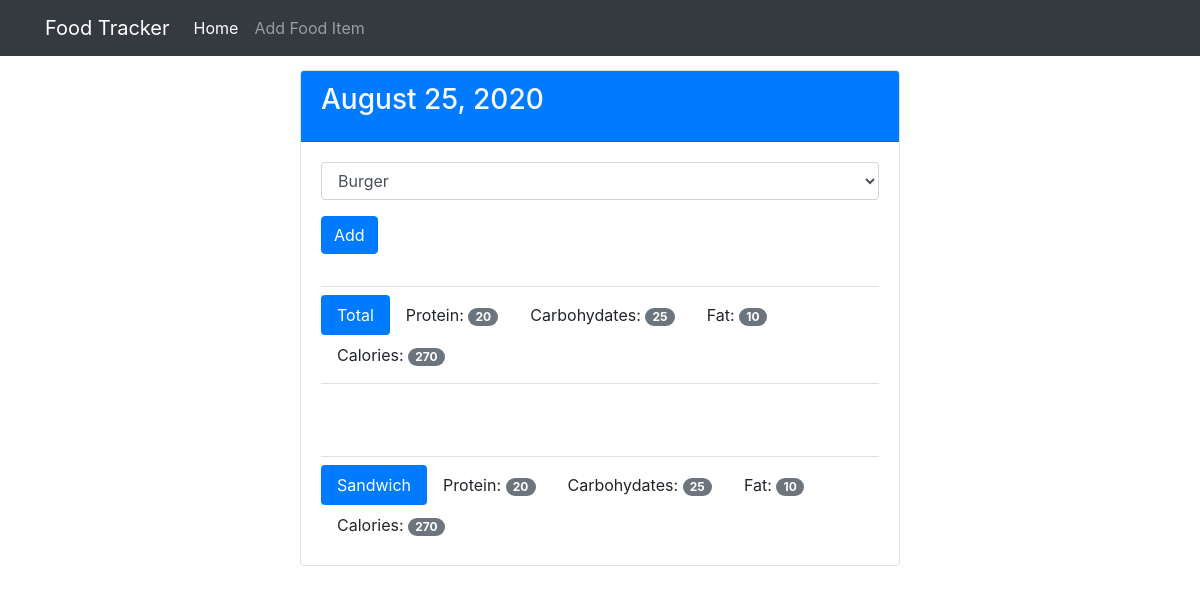
Page /view/20200825 on the committed database.
### tables this page shows
CREATE TABLE food (
	id integer primary key autoincrement,
	name text not null,
	protein integer not null,
	carbohydrates integer not null,
	fat integer not null,
	calories integer not null
);

### views.py (the view)
@app.route('/view/<date>', methods=['GET', 'POST'])
def view(date):
    db = get_db()
    cur = db.execute('select id, entry_date from log_date where entry_date = ?', [date])
    result = cur.fetchone()
    pretty_date = convert_date(result)
    if request.method == 'POST':
        db.execute('insert into food_date (food_id, log_date_id) values (?, ?)', [
            request.form['food-select'], result['id']
        ])
        db.commit()
    food_cur = db.execute('select id, name from food')
    food_results = food_cur.fetchall()
    log_cur = db.execute('select food.name, food.protein, food.carbohydrates, food.fat, food.calories '
                         'from log_date join food_date on food_date.log_date_id = log_date.id '
                         'join food on food.id = food_date.food_id where log_date.entry_date = ?', [date])
    log_results = log_cur.fetchall()
    totals = {}
    for attr in ('protein', 'carbohydrates', 'fat', 'calories'):
        totals[attr] = sum(x[attr] for x in log_results)
    return render_template('day.html', entry_date=result['entry_date'], pretty_date=pretty_date, food_results=food_results,
                           log_results=log_results, totals=totals)

### common_funcs.py (called while the page is built)
def convert_date(date: dict) -> str:
    d = datetime.strptime(str(date['entry_date']), '%Y%m%d')
    pretty_date = datetime.strftime(d, '%B %d, %Y')
    return pretty_date

### database.py (called while the page is built)
def connect_db():
    sql = sqlite3.connect('food_tracker.db')
    sql.row_factory = sqlite3.Row
    return sql

def get_db():
    if not hasattr(g, 'sqlite3_db'):
        g.sqlite_db = connect_db()
    return g.sqlite_db

### templates/day.html (shortened to what this page needs)
{% extends 'base.html' %}
{% block content %}
    <div class="container col-sm-6 col-sm-offset-3" role="main">
      <div class="row">
        <div>
          <div class="card">
            <div class="card-header text-light bg-primary">
              <h3 class="card-title">{{ pretty_date }}</h3>
            </div>
            <div class="card-body">
              <form method="POST" action="{{ url_for('view', date=entry_date) }}">
                <div class="form-group">
                  <select class="form-control" name="food-select">
                    {% for food in food_results %}
                    <option value="{{ food.id }}">{{ food.name }}</option>
                    {% endfor %}
                  </select>
                </div>
                <button type="submit" class="btn btn-primary">Add</button>
              </form>
              <div class="pb-2 mt-4 mb-2 border-bottom"></div>
              <div>
                <ul class="nav nav-pills" role="tablist">
                  <li class="nav-item"><a class="nav-link active">Total</a></li>
                  <li class="nav-item"><a class="nav-link">Protein: <span class="badge badge-pill badge-secondary">{{ totals.protein }}</span></a></li>
                  <li class="nav-item"><a class="nav-link">Carbohydates: <span class="badge badge-pill badge-secondary">{{ totals.carbohydrates }}</span></a></li>
                  <li class="nav-item"><a class="nav-link">Fat: <span class="badge badge-pill badge-secondary">{{ totals.fat }}</span></a></li>
                  <li class="nav-item"><a class="nav-link">Calories: <span class="badge badge-pill badge-secondary">{{ totals.calories }}</span></a></li>
                </ul>
                <div class="pb-2  border-bottom"></div>
              </div>
            </div>
            {% for food in log_results %}
            <div class="card-body">
              <div class="pb-2 mt-4 mb-2 border-bottom"></div>
              <div>
                <ul class="nav nav-pills" role="tablist">
                  <li class="nav-item"><a class="nav-link active">{{ food.name }}</a></li>
                  <li class="nav-item"><a class="nav-link">Protein: <span class="badge badge-pill badge-secondary">{{ food.protein }}</span></a></li>
                  <li class="nav-item"><a class="nav-link">Carbohydates: <span class="badge badge-pill badge-secondary">{{ food.carbohydrates }}</span></a></li>
                  <li class="nav-item"><a class="nav-link">Fat: <span class="badge badge-pill badge-secondary">{{ food.fat }}</span></a></li>
                  <li class="nav-item"><a class="nav-link">Calories: <span class="badge badge-pill badge-secondary">{{ food.calories }}</span></a></li>
                </ul>
              </div>
            </div>
            {% endfor %}
          </div>
        </div>
      </div>
    </div>
{% endblock %}

### static/theme.css (style rules this page uses)
body { padding-top: 70px; padding-bottom: 30px; }

### rows in the picture
food: name "Sandwich", protein "20", carbohydrates "25", fat "10", calories "270"

### other values in the picture
{{ pretty_date }} "August 25, 2020"
{{ totals.protein }} "20"
{{ totals.carbohydrates }} "25"
{{ totals.fat }} "10"
{{ totals.calories }} "270"
form field food-select "Burger"
